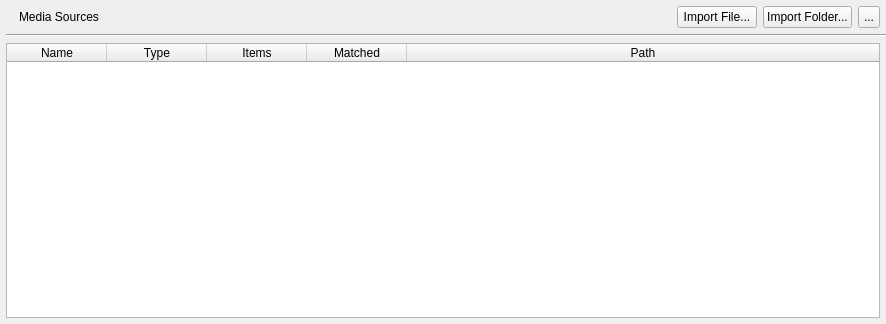
<?xml version="1.0" encoding="UTF-8"?>
<ui version="4.0">
 <class>panel_media_sources</class>
 <widget class="QWidget" name="panel_media_sources">
  <property name="geometry">
   <rect>
    <x>0</x>
    <y>0</y>
    <width>886</width>
    <height>324</height>
   </rect>
  </property>
  <property name="sizePolicy">
   <sizepolicy hsizetype="Expanding" vsizetype="Preferred">
    <horstretch>0</horstretch>
    <verstretch>0</verstretch>
   </sizepolicy>
  </property>
  <property name="surfaceRole" stdset="0">
   <string>panel</string>
  </property>
  <layout class="QVBoxLayout" name="layout_vertical_layout_2">
   <property name="spacing">
    <number>0</number>
   </property>
   <property name="leftMargin">
    <number>0</number>
   </property>
   <property name="topMargin">
    <number>0</number>
   </property>
   <property name="rightMargin">
    <number>0</number>
   </property>
   <property name="bottomMargin">
    <number>0</number>
   </property>
   <item>
    <widget class="QWidget" name="panel_media_sources_content" native="true">
     <property name="sizePolicy">
      <sizepolicy hsizetype="Expanding" vsizetype="Expanding">
       <horstretch>0</horstretch>
       <verstretch>0</verstretch>
      </sizepolicy>
     </property>
     <property name="surfaceRole" stdset="0">
      <string>panel</string>
     </property>
     <layout class="QVBoxLayout" name="layout_vertical_layout">
      <property name="spacing">
       <number>0</number>
      </property>
      <property name="leftMargin">
       <number>6</number>
      </property>
      <property name="topMargin">
       <number>6</number>
      </property>
      <property name="rightMargin">
       <number>0</number>
      </property>
      <property name="bottomMargin">
       <number>0</number>
      </property>
      <item>
       <layout class="QHBoxLayout" name="layout_header">
        <property name="spacing">
         <number>6</number>
        </property>
        <property name="rightMargin">
         <number>6</number>
        </property>
        <property name="bottomMargin">
         <number>6</number>
        </property>
        <item>
         <widget class="QLabel" name="label_media_sources_icon">
          <property name="sizePolicy">
           <sizepolicy hsizetype="Fixed" vsizetype="Preferred">
            <horstretch>0</horstretch>
            <verstretch>0</verstretch>
           </sizepolicy>
          </property>
          <property name="text">
           <string/>
          </property>
          <property name="pixmap">
           <pixmap>../../shared/icons/material/dataset_linked.svg</pixmap>
          </property>
          <property name="iconName" stdset="0">
           <string>dataset_linked</string>
          </property>
          <property name="iconSize" stdset="0">
           <number>20</number>
          </property>
         </widget>
        </item>
        <item>
         <widget class="QLabel" name="label_media_sources_title">
          <property name="text">
           <string>Media Sources</string>
          </property>
          <property name="scaledContents">
           <bool>true</bool>
          </property>
          <property name="margin">
           <number>0</number>
          </property>
          <property name="indent">
           <number>0</number>
          </property>
         </widget>
        </item>
        <item>
         <spacer name="horizontalSpacer_media_import">
          <property name="orientation">
           <enum>Qt::Orientation::Horizontal</enum>
          </property>
          <property name="sizeHint" stdset="0">
           <size>
            <width>40</width>
            <height>20</height>
           </size>
          </property>
         </spacer>
        </item>
        <item>
         <widget class="QPushButton" name="button_import_media_file">
          <property name="text">
           <string>Import File...</string>
          </property>
          <property name="autoDefault">
           <bool>false</bool>
          </property>
         </widget>
        </item>
        <item>
         <widget class="QPushButton" name="button_import_media_folder">
          <property name="text">
           <string>Import Folder...</string>
          </property>
          <property name="autoDefault">
           <bool>false</bool>
          </property>
         </widget>
        </item>
        <item>
         <widget class="QToolButton" name="button_media_sources_options">
          <property name="toolTip">
           <string>Media source options</string>
          </property>
          <property name="minimumSize">
           <size>
            <width>22</width>
            <height>22</height>
           </size>
          </property>
          <property name="maximumSize">
           <size>
            <width>22</width>
            <height>22</height>
           </size>
          </property>
          <property name="visible">
           <bool>false</bool>
          </property>
          <property name="text">
           <string>...</string>
          </property>
         </widget>
        </item>
       </layout>
      </item>
      <item>
       <widget class="Line" name="line_line">
        <property name="orientation">
         <enum>Qt::Orientation::Horizontal</enum>
        </property>
        <property name="separatorRole" stdset="0">
         <string>inset</string>
        </property>
       </widget>
      </item>
      <item>
       <widget class="QWidget" name="panel_media_sources_list" native="true">
        <property name="sizePolicy">
         <sizepolicy hsizetype="Expanding" vsizetype="Expanding">
          <horstretch>0</horstretch>
          <verstretch>0</verstretch>
         </sizepolicy>
        </property>
        <property name="minimumSize">
         <size>
          <width>0</width>
          <height>0</height>
         </size>
        </property>
        <property name="surfaceRole" stdset="0">
         <string>panel</string>
        </property>
        <layout class="QVBoxLayout" name="layout_vertical_layout_3">
         <property name="spacing">
          <number>0</number>
         </property>
         <property name="leftMargin">
          <number>0</number>
         </property>
         <property name="topMargin">
          <number>6</number>
         </property>
         <property name="rightMargin">
          <number>6</number>
         </property>
         <property name="bottomMargin">
          <number>6</number>
         </property>
         <item>
          <widget class="QTableWidget" name="table_media_sources">
           <property name="tabKeyNavigation">
            <bool>false</bool>
           </property>
           <property name="sizePolicy">
            <sizepolicy hsizetype="Preferred" vsizetype="Expanding">
             <horstretch>0</horstretch>
             <verstretch>0</verstretch>
            </sizepolicy>
           </property>
           <property name="sizeAdjustPolicy">
            <enum>QAbstractScrollArea::SizeAdjustPolicy::AdjustIgnored</enum>
           </property>
           <property name="editTriggers">
            <set>QAbstractItemView::EditTrigger::NoEditTriggers</set>
           </property>
           <property name="dragEnabled">
            <bool>false</bool>
           </property>
           <property name="dragDropMode">
            <enum>QAbstractItemView::DragDropMode::NoDragDrop</enum>
           </property>
           <property name="alternatingRowColors">
            <bool>true</bool>
           </property>
           <property name="selectionMode">
            <enum>QAbstractItemView::SelectionMode::SingleSelection</enum>
           </property>
           <property name="selectionBehavior">
            <enum>QAbstractItemView::SelectionBehavior::SelectRows</enum>
           </property>
           <property name="showGrid">
            <bool>true</bool>
           </property>
           <property name="gridStyle">
            <enum>Qt::PenStyle::NoPen</enum>
           </property>
           <property name="cornerButtonEnabled">
            <bool>true</bool>
           </property>
           <attribute name="horizontalHeaderCascadingSectionResizes">
            <bool>false</bool>
           </attribute>
           <attribute name="horizontalHeaderMinimumSectionSize">
            <number>19</number>
           </attribute>
           <attribute name="horizontalHeaderDefaultSectionSize">
            <number>100</number>
           </attribute>
           <attribute name="horizontalHeaderHighlightSections">
            <bool>true</bool>
           </attribute>
           <attribute name="horizontalHeaderStretchLastSection">
            <bool>true</bool>
           </attribute>
           <attribute name="verticalHeaderVisible">
            <bool>false</bool>
           </attribute>
           <column>
            <property name="text">
             <string>Name</string>
            </property>
           </column>
           <column>
            <property name="text">
             <string>Type</string>
            </property>
           </column>
           <column>
            <property name="text">
             <string>Items</string>
            </property>
           </column>
           <column>
            <property name="text">
             <string>Matched</string>
            </property>
           </column>
           <column>
            <property name="text">
             <string>Path</string>
            </property>
           </column>
          </widget>
         </item>
        </layout>
       </widget>
      </item>
     </layout>
    </widget>
   </item>
  </layout>
 </widget>
 <resources/>
 <connections/>
</ui>
